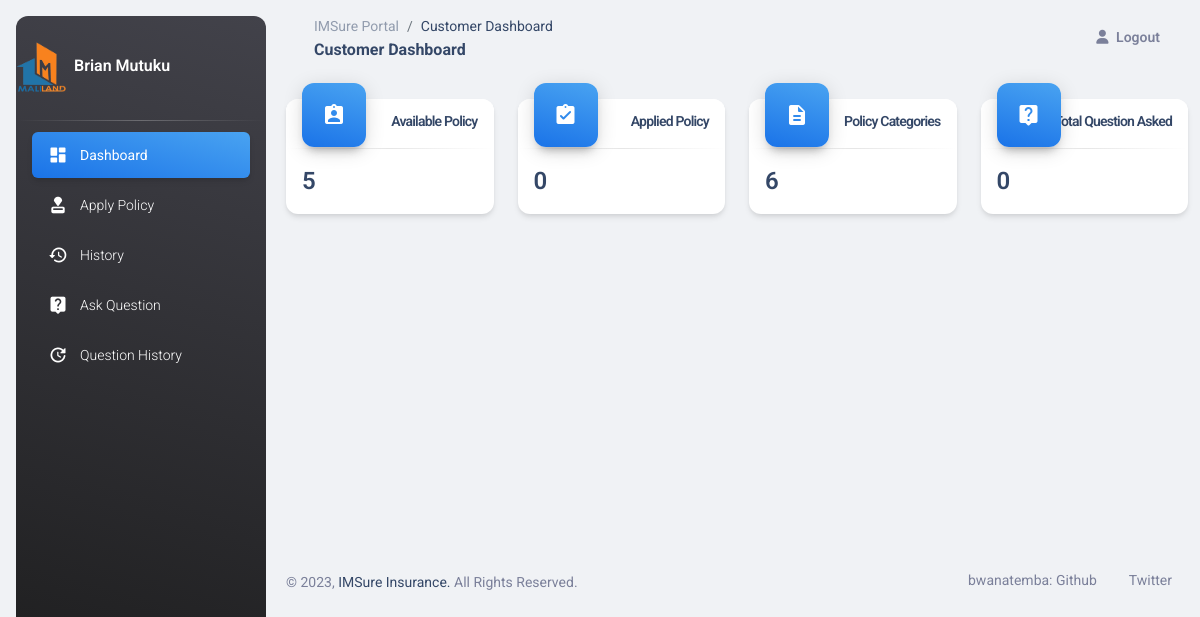
/customer/customer-dashboard (signed in), run on an earlier commit of the app's database.
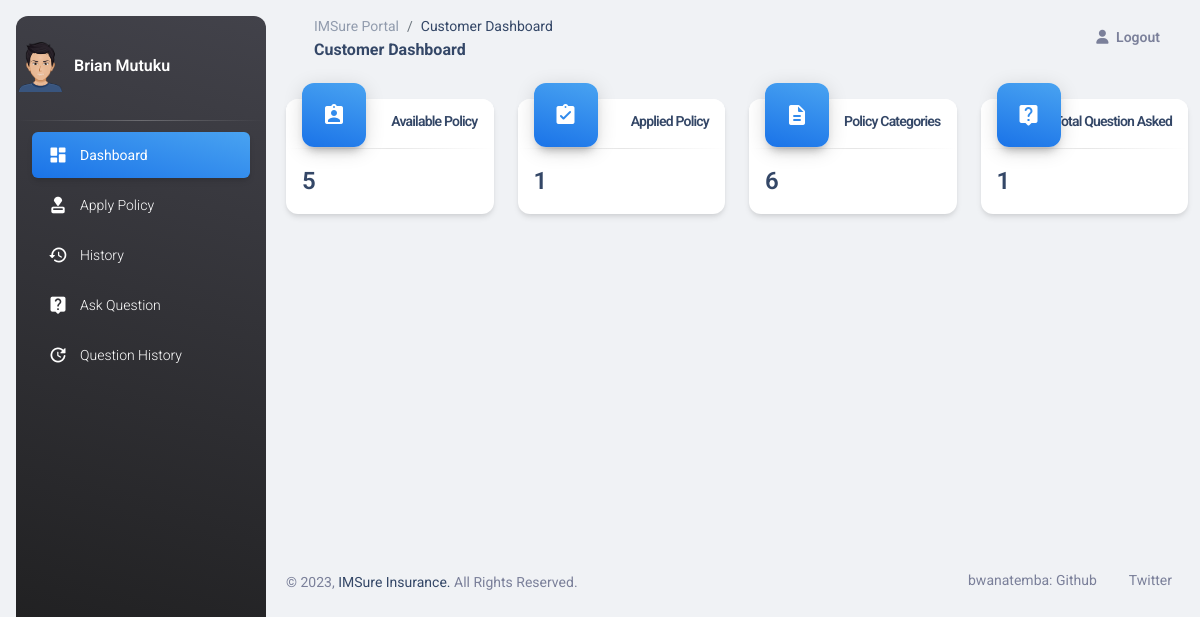
And on a later commit of the database.
### customer/models.py (models this page shows, shortened)
class Customer(models.Model):
    user = models.OneToOneField(User, on_delete=models.CASCADE)
    profile_pic = models.ImageField(upload_to='profile_pic/Customer/', null=True, blank=True)
    address = models.CharField(max_length=40)
    mobile = models.CharField(max_length=20, null=False)

### customer/views.py (the view)
# urls.py: path('customer-dashboard', views.customer_dashboard_view, name='customer-dashboard'),
@login_required(login_url='customerlogin')
def customer_dashboard_view(request):
    dict = {
        'customer': models.Customer.objects.get(user_id=request.user.id),
        'available_policy': CMODEL.Policy.objects.all().count(),
        'applied_policy': CMODEL.PolicyRecord.objects.all().filter(
            customer=models.Customer.objects.get(user_id=request.user.id)).count(),
        'total_category': CMODEL.Category.objects.all().count(),
        'total_question': CMODEL.Question.objects.all().filter(
            customer=models.Customer.objects.get(user_id=request.user.id)).count(),
    }
    return render(request, 'customer/customer_dashboard.html', context=dict)

### insurancemanagement/templates/customer/customer_dashboard.html (shortened to what the changed rows need)
<!DOCTYPE html>
{% load static %}
<html lang="en">
<head>
  <link href="{% static 'dashboard/css/nucleo-icons.css' %}" rel="stylesheet" />
  <link href="{% static 'dashboard/css/nucleo-svg.css' %}" rel="stylesheet" />
  <link id="pagestyle" href="{% static 'dashboard/css/material-dashboard.css' %}" rel="stylesheet" />
</head>
<body class="g-sidenav-show  bg-gray-200">
  <aside class="sidenav navbar navbar-vertical navbar-expand-xs border-0 border-radius-xl my-3 fixed-start ms-3   bg-gradient-dark" id="sidenav-main">
    <br><div class="sidenav-header">
        <img src="{% static customer.profile_pic.url %}" width="50" height="50" alt="main_logo">
        <span class="ms-1 font-weight-bold text-white">{{request.user.first_name}} {{request.user.last_name}}</span>
    </div>
  </aside>
  <main class="main-content position-relative max-height-vh-100 h-100 border-radius-lg ">
    <div class="container-fluid py-4">
      <div class="row">
        <div class="col-xl-3 col-sm-6 mb-xl-0 mb-4">
          <a href="history">
          <div class="card">
            <div class="card-footer p-3">
              <h4 class="mb-0">{{applied_policy}}</h4>
            </div>
          </div></a>
        </div>
        <div class="col-xl-3 col-sm-6 mb-xl-0 mb-4">
          <a href="question-history">
          <div class="card">
            <div class="card-footer p-3">
              <h4 class="mb-0">{{total_question}}</h4>
            </div>
          </div></a>
        </div>
      </div>
      </div>
      <br><br><br><br><br><br>
      <br><br><br><br><br><br>
  </main>
</body>
</html>

What changed in the data, as far as the page shows it:
changed Customer: profile_pic: a different picture
Also different on the page:
{{ applied_policy }}: "0" → "1"
{{ total_question }}: "0" → "1"
